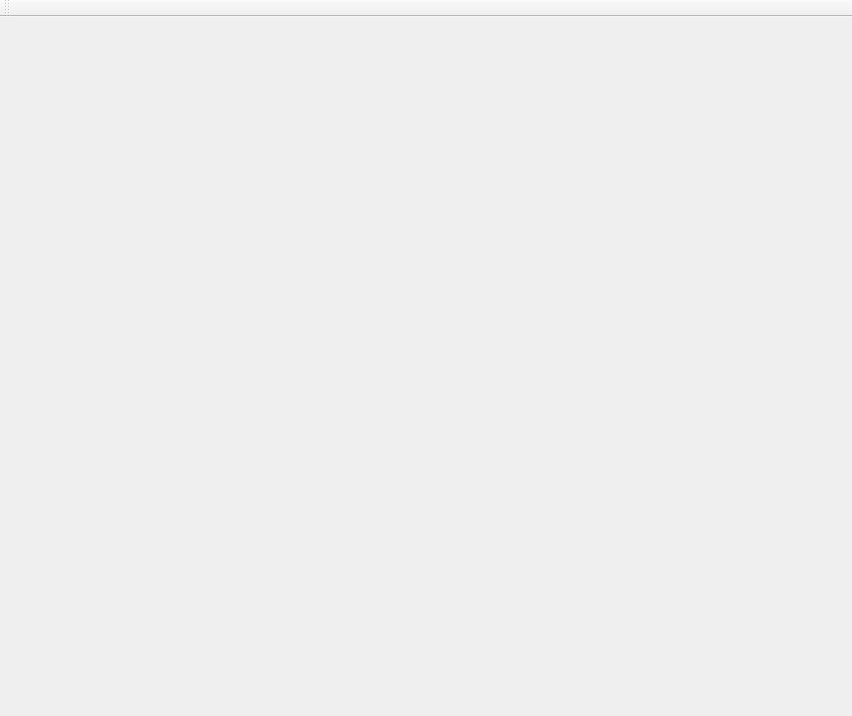
<?xml version="1.0" encoding="UTF-8"?>
<ui version="4.0">
 <class>OpenGlMainWindow</class>
 <widget class="QMainWindow" name="OpenGlMainWindow">
  <property name="geometry">
   <rect>
    <x>0</x>
    <y>0</y>
    <width>852</width>
    <height>716</height>
   </rect>
  </property>
  <property name="windowTitle">
   <string>OpenGlMainWindow</string>
  </property>
  <widget class="QWidget" name="centralWidget">
   <layout class="QHBoxLayout" name="horizontalLayout_2">
    <item>
     <layout class="QHBoxLayout" name="horizontalLayout">
      <item>
       <widget class="OpenGLView" name="widget" native="true"/>
      </item>
     </layout>
    </item>
   </layout>
  </widget>
  <widget class="QMenuBar" name="menuBar">
   <property name="geometry">
    <rect>
     <x>0</x>
     <y>0</y>
     <width>852</width>
     <height>22</height>
    </rect>
   </property>
  </widget>
  <widget class="QToolBar" name="mainToolBar">
   <attribute name="toolBarArea">
    <enum>TopToolBarArea</enum>
   </attribute>
   <attribute name="toolBarBreak">
    <bool>false</bool>
   </attribute>
  </widget>
 </widget>
 <layoutdefault spacing="6" margin="11"/>
 <customwidgets>
  <customwidget>
   <class>OpenGLView</class>
   <extends>QWidget</extends>
   <header location="global">openglview.h</header>
   <container>1</container>
  </customwidget>
 </customwidgets>
 <resources/>
 <connections/>
</ui>
